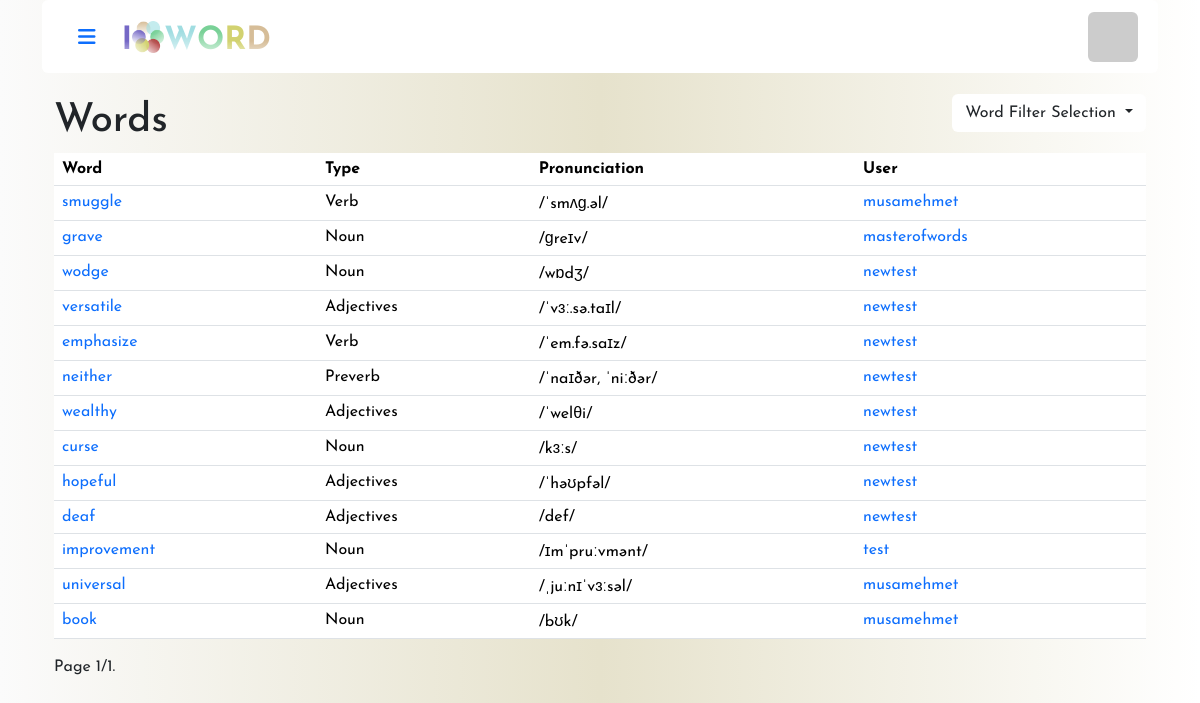
The page /words (signed in) on the database its author committed.
### iword/models.py (models this page shows, shortened)
class Word(models.Model):
    user = models.ForeignKey(User, on_delete=models.CASCADE, related_name='author_word')
    word = models.CharField(max_length=255, unique=True, default='')
    description = models.CharField(max_length=1024, default='')
    pronunciation = models.CharField(max_length=255, default='')
    prontype = models.CharField(max_length=255, default='')
    type = models.CharField(max_length=255, default='')
    created_at = models.DateTimeField(default=timezone.now)

class User(AbstractUser):
    biography = models.TextField(blank=True)
    birthday = models.DateField(null=True, blank=True)
    profileURL = models.URLField(blank=True)
    location = models.CharField(max_length=255, blank=True)
    wordscore = models.IntegerField(default=0, blank=True)
    sentencescore = models.IntegerField(default=0, blank=True)
    darkmode = models.BooleanField(default=False)

### iword/views.py (the view)
# urls.py: path("words", views.words, name="words"),
def words(request):
    all_words = Word.objects.all().order_by('-id')
    paginator = Paginator(all_words, 20)
    page_number = request.GET.get('page')
    words = paginator.get_page(page_number)
    return render(request, 'words.html', {'words': words})

### iword/templates/words.html (shortened to what this page needs)
{% extends "layout.html" %}
{% load static %}
{% block layout %}
<div class="d-flex justify-content-between align-items-center">
<h1 class="mt-4">Words</h1>
<div class="dropdown">
    <button class="btn bg-white dropdown-toggle" type="button" id="dropdownMenuButton" data-toggle="dropdown" aria-haspopup="true" aria-expanded="false">
      Word Filter Selection
    </button>
  </div>
</div>
<table class="table table-hover">
    <thead>
        <tr>
        <th scope="col">Word</th>
        <th scope="col">Type</th>
        <th scope="col">Pronunciation</th>
        {% if user.is_authenticated %}
        <th scope="col">User</th>
        {% endif %}
        </tr>
    </thead>
    <tbody>
        {% for word in words %}
        <tr>
            <td scope="col"><a href="{% url 'word_detail' word.id %}">{{ word.word }}</a></td>
            <td scope="col" name="wordtype" id="wordtypedetail">{{ word.type }}</td>
            <td scope="col" name="wordprontype">{{ word.pronunciation }}</td>
            {% if user.is_authenticated %}
            <td scope="col"><a href="{% url 'profile' word.user.id %}">{{ word.user.username }}</a></td>
            {% endif %}
        </tr>
        {% endfor %}
    </tbody>
</table>
<div class="pagination">
    <span class="step-links">
        <span class="current-page">
            Page {{ words.number }}/{{ words.paginator.num_pages }}.
        </span>
    </span>
</div>
{% endblock %}

### iword/static/styles.css (style rules this page uses)
body { margin: 0; padding: 0; font-family: 'Josefin Sans', sans-serif; background: linear-gradient(90deg, rgba(251, 251, 251, 1) 0%, rgba(230, 226, 204, 1) 50%, rgba(255, 255, 255, 1) 100%); }
a { text-decoration: none; }

### rows shown on the page
Word: word "smuggle", pronunciation "/ˈsmʌɡ.əl/", user.username "musamehmet"
Word: word "grave", pronunciation "/ɡreɪv/", user.username "masterofwords"
Word: word "wodge", pronunciation "/wɒdʒ/", user.username "newtest"
Word: word "versatile", pronunciation "/ˈvɜː.sə.taɪl/", user.username "newtest"
Word: word "emphasize", pronunciation "/ˈem.fə.saɪz/", user.username "newtest"
Word: word "neither", pronunciation "/ˈnaɪðər, ˈniːðər/", user.username "newtest"
Word: word "wealthy", pronunciation "/ˈwelθi/", user.username "newtest"
Word: word "curse", pronunciation "/kɜːs/", user.username "newtest"
Word: word "hopeful", pronunciation "/ˈhəʊpfəl/", user.username "newtest"
Word: word "deaf", pronunciation "/def/", user.username "newtest"
Word: word "improvement", pronunciation "/ɪmˈpruːvmənt/", user.username "test"
Word: word "universal", pronunciation "/ˌjuːnɪˈvɜːsəl/", user.username "musamehmet"
Word: word "book", pronunciation "/bʊk/", user.username "musamehmet"

### other values the page prints
{{ words.number }} "1"
{{ words.paginator.num_pages }} "1"
